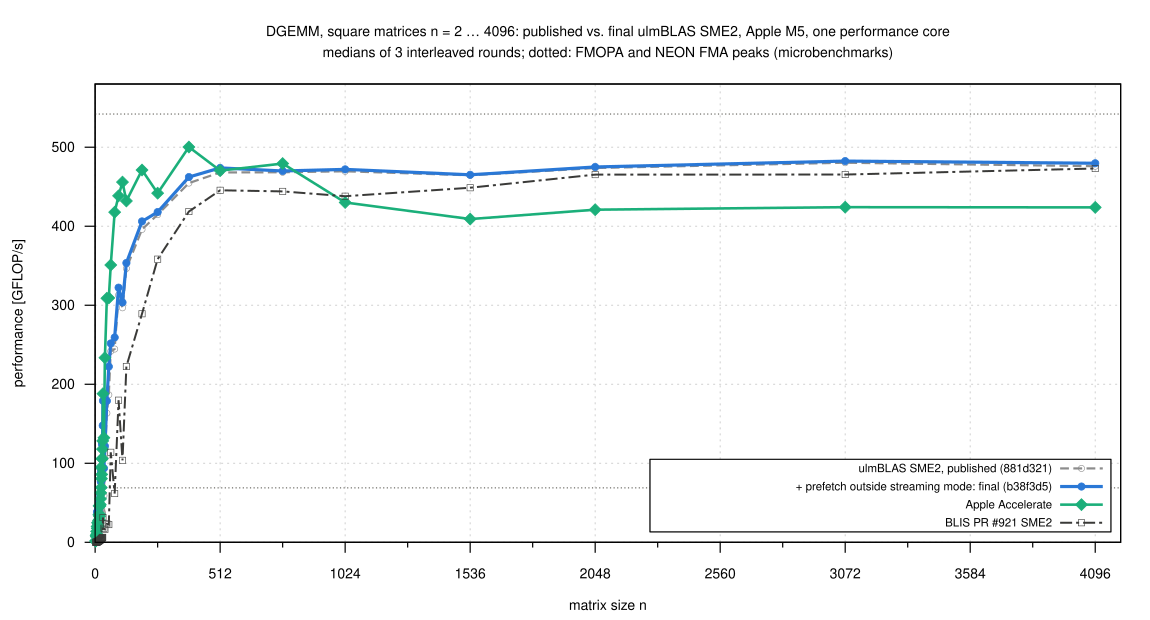

Here is the gnuplot script that generated this plot:
load "_style.gp"
set terminal svg size 1150,620 dynamic enhanced font "Helvetica,14" background rgb "white"
set output "full_range.svg"
set title "DGEMM, square matrices n = 2 … 4096: published vs. final ulmBLAS SME2, Apple M5, one performance core\nmedians of 3 interleaved rounds; dotted: FMOPA and NEON FMA peaks (microbenchmarks)" font ",14"
set xlabel "matrix size n"
set ylabel "performance [GFLOP/s]"
set xrange [0:4200]
set xtics 0, 512, 4096
set mxtics 2
set yrange [0:580]
set key inside right bottom vertical font ",11.5" spacing 1.05 box opaque
plot SMEPEAK with lines ls 9 notitle, NEONPEAK with lines ls 9 notitle, \
     S."squares.csv" using "n":"published" with linespoints ls 1 title L1, \
     ""              using "n":"final"     with linespoints ls 5 title L5, \
     ""              using "n":"accelerate" with linespoints ls 6 title L6, \
     ""              using "n":"blis_sme"  with linespoints ls 7 title L7
